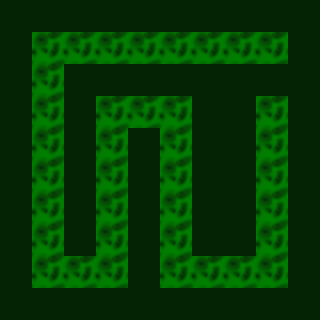

The image is a tile-based game level rendered from a .tmx file. Its description and complete source (layers, tilesets, objects, tile grids) follow:
An orthogonal 10x10 tile map with 32x32 px tiles, 1 tile layer (Calque de Tile 1).

<map version="1.0" tiledversion="1.0.3" orientation="orthogonal" renderorder="left-up" width="10" height="10" tilewidth="32" tileheight="32" nextobjectid="1">
 <properties>
  <property name="beginX" type="int" value="8" />
  <property name="beginY" type="int" value="1" />
  <property name="endX" type="int" value="8" />
  <property name="endY" type="int" value="3" />
 </properties>
 <tileset firstgid="1" source="test.tsx" />
 <layer name="Calque de Tile 1" width="10" height="10">
  <data>
   <tile gid="7" />
   <tile gid="7" />
   <tile gid="7" />
   <tile gid="7" />
   <tile gid="7" />
   <tile gid="7" />
   <tile gid="7" />
   <tile gid="7" />
   <tile gid="7" />
   <tile gid="7" />
   <tile gid="7" />
   <tile gid="8" />
   <tile gid="8" />
   <tile gid="8" />
   <tile gid="8" />
   <tile gid="8" />
   <tile gid="8" />
   <tile gid="8" />
   <tile gid="8" />
   <tile gid="7" />
   <tile gid="7" />
   <tile gid="8" />
   <tile gid="7" />
   <tile gid="7" />
   <tile gid="7" />
   <tile gid="7" />
   <tile gid="7" />
   <tile gid="7" />
   <tile gid="7" />
   <tile gid="7" />
   <tile gid="7" />
   <tile gid="8" />
   <tile gid="7" />
   <tile gid="8" />
   <tile gid="8" />
   <tile gid="8" />
   <tile gid="7" />
   <tile gid="7" />
   <tile gid="8" />
   <tile gid="7" />
   <tile gid="7" />
   <tile gid="8" />
   <tile gid="7" />
   <tile gid="8" />
   <tile gid="7" />
   <tile gid="8" />
   <tile gid="7" />
   <tile gid="7" />
   <tile gid="8" />
   <tile gid="7" />
   <tile gid="7" />
   <tile gid="8" />
   <tile gid="7" />
   <tile gid="8" />
   <tile gid="7" />
   <tile gid="8" />
   <tile gid="7" />
   <tile gid="7" />
   <tile gid="8" />
   <tile gid="7" />
   <tile gid="7" />
   <tile gid="8" />
   <tile gid="7" />
   <tile gid="8" />
   <tile gid="7" />
   <tile gid="8" />
   <tile gid="7" />
   <tile gid="7" />
   <tile gid="8" />
   <tile gid="7" />
   <tile gid="7" />
   <tile gid="8" />
   <tile gid="7" />
   <tile gid="8" />
   <tile gid="7" />
   <tile gid="8" />
   <tile gid="7" />
   <tile gid="7" />
   <tile gid="8" />
   <tile gid="7" />
   <tile gid="7" />
   <tile gid="8" />
   <tile gid="8" />
   <tile gid="8" />
   <tile gid="7" />
   <tile gid="8" />
   <tile gid="8" />
   <tile gid="8" />
   <tile gid="8" />
   <tile gid="7" />
   <tile gid="7" />
   <tile gid="7" />
   <tile gid="7" />
   <tile gid="7" />
   <tile gid="7" />
   <tile gid="7" />
   <tile gid="7" />
   <tile gid="7" />
   <tile gid="7" />
   <tile gid="7" />
  </data>
 </layer>
</map>